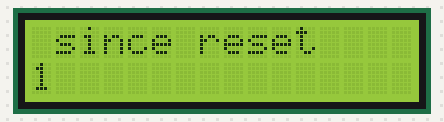
A sketch run on a simulated Arduino Uno, built with avr-gcc and run on an emulated ATmega328P. Parts: 16×2 character LCD.

Above: at 0.15 s.
At 5.05 s:
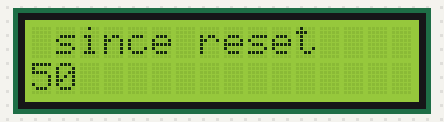
At 10.05 s:
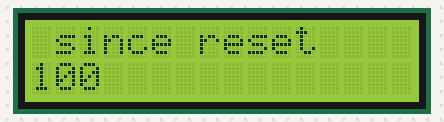
At 19.95 s:
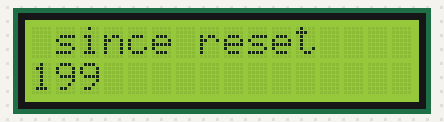
At 29.95 s:
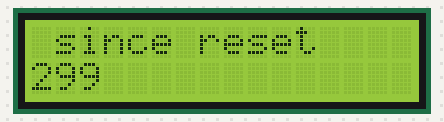
At 39.95 s:
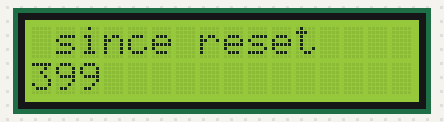

The sketch:

lcd_display.ino
```cpp
// include the library code:
#include <LiquidCrystal.h>

// Initialize the library with the numbers of the interface pins
LiquidCrystal lcd(7,6,5,4,3,2);

// Declare variables
const int interruptPin = 18;
volatile unsigned long time_passed;
volatile unsigned long trigger_time;


void setup() {
  // set up the LCD's number of columns and rows:
  lcd.begin(16,2);

  // Define pinmode and interupt
  pinMode(interruptPin, INPUT_PULLUP);
  attachInterrupt(digitalPinToInterrupt(interruptPin), showPassedTime, RISING);

}


void loop() {
  lcd.setCursor(0,0);
  // Print a message to the LCD
  lcd.print(" since reset");
  // set the cursor to column 0, line 2
  //(note: line 2 is the second row, since first row is 0);
  lcd.setCursor(0,2);
  //print the number of secime_elapsed = millis() - trigger_time;onds since reset:
  time_passed = millis()/100 - trigger_time;
  lcd.print(time_passed);

}

void showPassedTime() {
  cli();
  trigger_time = millis()/100;
  lcd.clear();
  sei();
}
```
